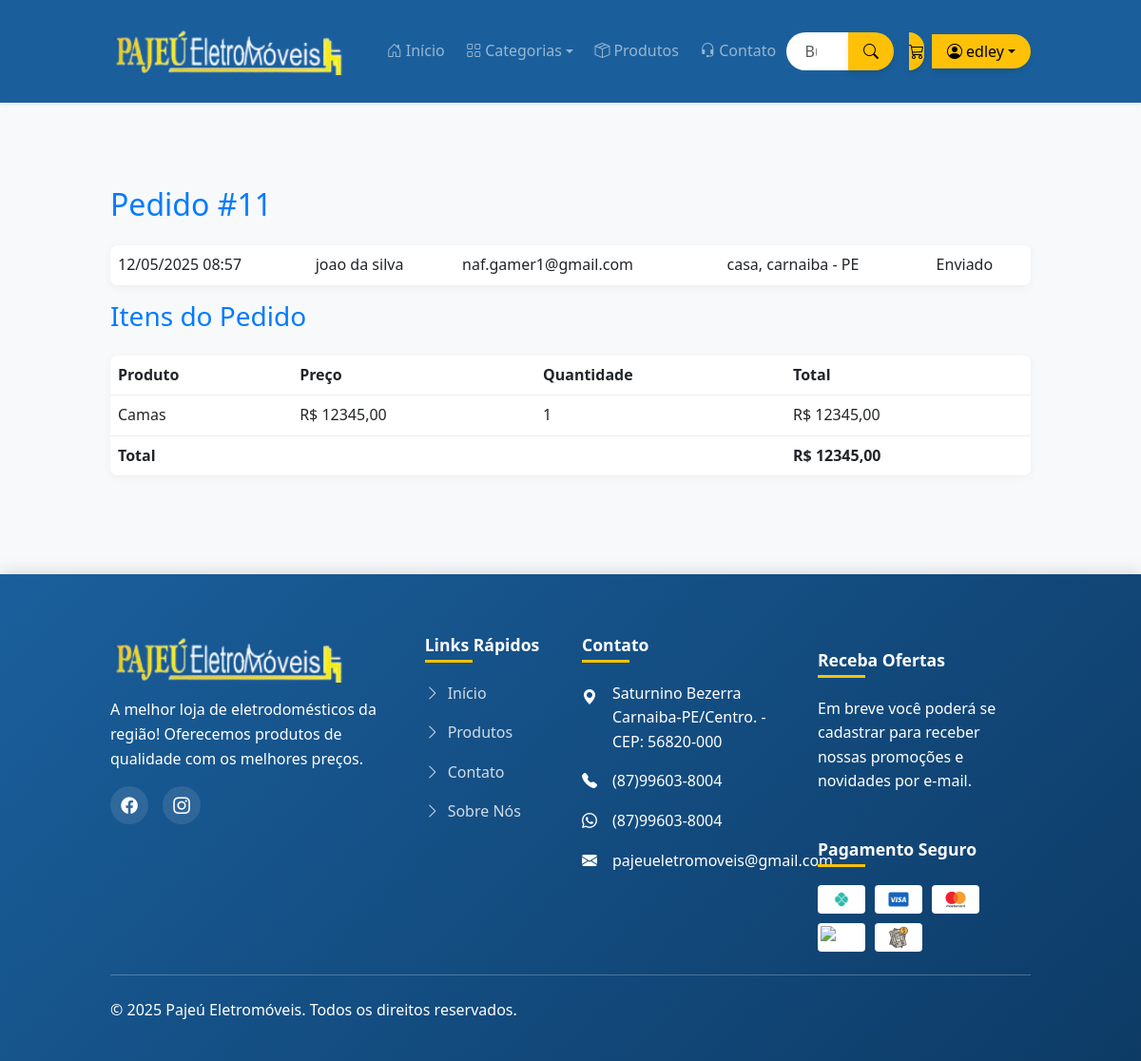
The app's page /pedidos/admin/pedido/11/ (signed in) with its own data.
### pedidos/models.py (models this page shows, shortened)
class Pedido(models.Model):
    STATUS_CHOICES = [
        ('pendente', 'Pendente'),
        ('pago', 'Pago'),
        ('enviado', 'Enviado'),
        ('entregue', 'Entregue'),
        ('cancelado', 'Cancelado'),
    ]
    METODO_PAGAMENTO_CHOICES = [
        ('pix', 'PIX'),
        ('cartao', 'Cartão de Crédito'),
        ('boleto', 'Boleto'),
    ]
    TIPO_ENTREGA_CHOICES = [
        ('retirada', 'Retirar na Loja'),
        ('envio', 'Envio para Endereço'),
    ]
    user = models.ForeignKey(User, on_delete=models.SET_NULL, null=True, blank=True)
    primeiro_nome = models.CharField(max_length=50)
    sobrenome = models.CharField(max_length=50)
    email = models.EmailField()
    endereco = models.CharField(max_length=250)
    complemento = models.CharField(max_length=100, blank=True)
    cep = models.CharField(max_length=10)
    cidade = models.CharField(max_length=100)
    estado = models.CharField(max_length=2)
    telefone = models.CharField(max_length=20)
    criado_em = models.DateTimeField(auto_now_add=True)
    atualizado_em = models.DateTimeField(auto_now=True)
    pago = models.BooleanField(default=False)
    metodo_pagamento = models.CharField(max_length=10, choices=METODO_PAGAMENTO_CHOICES, default='pix')
    status = models.CharField(max_length=10, choices=STATUS_CHOICES, default='pendente')
    tipo_entrega = models.CharField(max_length=10, choices=TIPO_ENTREGA_CHOICES, default='envio')
    class Meta:
        ordering = ('-criado_em',)
        verbose_name = 'Pedido'
        verbose_name_plural = 'Pedidos'
    def get_total(self):
        return sum(item.get_custo() for item in self.itens.all())

class ItemPedido(models.Model):
    pedido = models.ForeignKey(Pedido, related_name='itens', on_delete=models.CASCADE)
    produto = models.ForeignKey(Produto, related_name='itens_pedido', on_delete=models.CASCADE)
    preco = models.DecimalField(max_digits=10, decimal_places=2)
    quantidade = models.PositiveIntegerField(default=1)
    def get_custo(self):
        return self.preco * self.quantidade

### produtos/models.py (models this page shows, shortened)
class Produto(models.Model):
    DESTAQUE_CHOICES = [
        ('N', 'Normal'),
        ('D', 'Destaque'),
        ('L', 'Lançamento'),
    ]
    categoria = models.ForeignKey(Categoria, related_name='produtos', on_delete=models.CASCADE)
    nome = models.CharField(max_length=150, db_index=True)
    slug = models.SlugField(max_length=150, db_index=True)
    imagem = models.ImageField(upload_to='produtos/', blank=True)
    descricao = models.CharField(max_length=255, blank=True)
    descricao_completa = models.TextField('Descrição Completa', blank=True)
    preco = models.DecimalField(max_digits=10, decimal_places=2)
    disponivel = models.BooleanField(default=True)
    destaque = models.CharField(max_length=1, choices=DESTAQUE_CHOICES, default='N')
    criado_em = models.DateTimeField(auto_now_add=True)
    atualizado_em = models.DateTimeField(auto_now=True)
    class Meta:
        ordering = ('nome',)
        indexes = [
            models.Index(fields=['id', 'slug']),
        ]
        verbose_name = 'produto'
        verbose_name_plural = 'produtos'

### pedidos/views.py (the view)
# urls.py: path('admin/pedido/<int:pedido_id>/', views.admin_pedido_detalhe, name='admin_pedido_detalhe'),
@user_passes_test(lambda u: u.is_staff)
def admin_pedido_detalhe(request, pedido_id):
    pedido = get_object_or_404(Pedido, id=pedido_id)
    return render(request, 'pedidos/admin/detalhe.html', {'pedido': pedido})

### core/context_processors.py (called while the page is built)
def site_logo(request):
    config = SiteConfig.objects.first()
    return {
        'site_logo': config.logo.url if config and config.logo else None
    }

### produtos/context_processors.py (called while the page is built)
def categorias_disponiveis(request):
    return {
        'categorias_menu': Categoria.objects.all()
    }

### produtos/models.py (called while the page is built)
    def get_absolute_url(self):
        return reverse('produtos:lista_produtos_por_categoria', args=[self.slug])

### templates/pedidos/admin/detalhe.html (shortened to what this page needs)
{% extends 'base.html' %}
{% block conteudo %}
<div class="container my-5">
    <div class="row">
        <div class="col-md-12">
            <h2>Pedido #{{ pedido.id }}</h2>
            <table class="table">
                <tr>
                    <td data-label="Data">{{ pedido.criado_em|date:"d/m/Y H:i" }}</td>
                    <td data-label="Cliente">{{ pedido.primeiro_nome }} {{ pedido.sobrenome }}</td>
                    <td data-label="E-mail">{{ pedido.email }}</td>
                    <td data-label="Endereço">{{ pedido.endereco }}, {{ pedido.cidade }} - {{ pedido.estado }}</td>
                    <td data-label="Status">{{ pedido.get_status_display }}</td>
                </tr>
            </table>
            <h3>Itens do Pedido</h3>
            <table class="table">
                <thead>
                    <tr>
                        <th>Produto</th>
                        <th>Preço</th>
                        <th>Quantidade</th>
                        <th>Total</th>
                    </tr>
                </thead>
                <tbody>
                    {% for item in pedido.itens.all %}
                    <tr>
                        <td data-label="Produto">{{ item.produto.nome }}</td>
                        <td data-label="Preço">R$ {{ item.preco }}</td>
                        <td data-label="Quantidade">{{ item.quantidade }}</td>
                        <td data-label="Subtotal">R$ {{ item.get_custo }}</td>
                    </tr>
                    {% endfor %}
                    <tr>
                        <td colspan="3" data-label="Total"><strong>Total</strong></td>
                        <td><strong>R$ {{ pedido.get_total }}</strong></td>
                    </tr>
                </tbody>
            </table>
        </div>
    </div>
</div>
{% endblock %}

### templates/includes/navbar.html (shortened to what this page needs)
<nav class="navbar navbar-expand-lg navbar-dark bg-azul shadow-sm">
    <div class="container">
        <a class="navbar-brand" href="{% url 'core:inicio' %}">
            {% load static %}
            {% if site_logo %}
                <img src="{{ site_logo }}" alt="Logo" class="navbar-logo">
            {% else %}
                <img src="{% static 'img/logo-padrao.png' %}" alt="Logo Padrão" class="navbar-logo">
            {% endif %}
        </a>
        <div class="collapse navbar-collapse" id="navbarNav">
            <ul class="navbar-nav me-auto">
                <li class="nav-item">
                    <a class="nav-link {% if request.path == '/' %}active{% endif %}" href="{% url 'core:inicio' %}">
                        <i class="bi bi-house-door me-1"></i> Início
                    </a>
                </li>
                <li class="nav-item dropdown">
                    <a class="nav-link dropdown-toggle {% if 'categoria' in request.path %}active{% endif %}" href="#" id="categoriasDropdown" role="button" data-bs-toggle="dropdown" aria-expanded="false">
                        <i class="bi bi-grid me-1"></i> Categorias
                    </a>
                </li>
                <li class="nav-item">
                    <a class="nav-link {% if 'todos-produtos' in request.path %}active{% endif %}" href="{% url 'core:todos_produtos' %}">
                        <i class="bi bi-box-seam me-1"></i> Produtos
                    </a>
                </li>
                <li class="nav-item">
                    <a class="nav-link {% if 'contato' in request.path %}active{% endif %}" href="{% url 'core:contato' %}">
                        <i class="bi bi-headset me-1"></i> Contato
                    </a>
                </li>
            </ul>
            <div class="d-flex align-items-center">
                <form class="d-flex me-3 search-form" action="{% url 'produtos:busca' %}" method="get">
                    <div class="input-group">
                        <input class="form-control search-input" type="search" name="q" placeholder="Buscar produtos..." aria-label="Buscar">
                        <button class="btn btn-amarelo search-btn" type="submit">
                            <i class="bi bi-search"></i>
                        </button>
                    </div>
                </form>
                <a href="{% url 'carrinho:detalhe_carrinho' %}" class="btn btn-amarelo btn-icon position-relative me-2">
                    <i class="bi bi-cart3"></i>
                </a>
                {% if user.is_authenticated %}
                    <div class="dropdown">
                        <button class="btn btn-amarelo dropdown-toggle user-dropdown" type="button" id="dropdownMenuButton" data-bs-toggle="dropdown" aria-expanded="false">
                            <i class="bi bi-person-circle me-1"></i>
                            <span class="d-none d-lg-inline">{{ user.first_name|default:user.username }}</span>
                        </button>
                    </div>
                {% else %}
                    <a href="{% url 'core:login' %}" class="btn btn-amarelo">
                        <i class="bi bi-person me-1"></i>
                        <span class="d-none d-lg-inline">Entrar</span>
                    </a>
                {% endif %}
            </div>
        </div>
    </div>
</nav>

### templates/base.html (style rules this page uses)
:root { --azul-primario: #1a5f9c; --azul-secundario: #0d3b66; --amarelo-primario: #ffc107; --amarelo-secundario: #ffab00; --branco: #ffffff; --cinza-claro: #f8f9fa; --cinza-escuro: #343a40; --sombra: 0 4px 6px rgba(0, 0, 0, 0.1); --transicao: all 0.3s ease; }
body { font-family: 'Poppins', sans-serif; background-color: var(--cinza-claro); color: var(--cinza-escuro); line-height: 1.6; }
.bg-azul { background-color: var(--azul-primario); }
.btn-amarelo { background-color: var(--amarelo-primario); color: black; border: none; padding: 10px 20px; border-radius: 30px; font-weight: 500; transition: var(--transicao); box-shadow: var(--sombra); }
.navbar { box-shadow: var(--sombra); padding: 15px 0; }
.navbar-brand img { height: 50px; transition: var(--transicao); }
.nav-link { font-weight: 500; padding: 8px 15px; border-radius: 20px; transition: var(--transicao); margin: 0 5px; }

### templates/pedidos/admin/detalhe.html (style rules this page uses)
:root { --azul: #007bff; --cinza-claro: #f8f9fa; --branco: #fff; --preto: #222; --fonte-principal: 'Segoe UI', Tahoma, Geneva, Verdana, sans-serif; --espacamento: 1rem; }
body { font-family: var(--fonte-principal); background-color: var(--cinza-claro); color: var(--preto); margin: 0; padding: 0; }
.container { max-width: 1000px; margin: auto; padding: var(--espacamento); }
h2, h3 { color: var(--azul); margin-bottom: 1.5rem; }
table { width: 100%; border-collapse: collapse; background-color: var(--branco); border-radius: 8px; overflow: hidden; box-shadow: 0 2px 10px rgba(0, 0, 0, 0.05); margin-bottom: 2rem; }
th, td { padding: 1rem; text-align: left; vertical-align: top; border-bottom: 1px solid #eee; }
th { background-color: var(--cinza-claro); font-weight: 600; color: var(--preto); }
tr:last-child td { border-bottom: none; }

### templates/includes/navbar.html (style rules this page uses)
.navbar { padding: 0.5rem 0; transition: all 0.3s ease; }
.navbar-logo { height: 50px; transition: transform 0.3s ease; }
.nav-link { font-weight: 500; padding: 0.5rem 1rem; border-radius: 50px; margin: 0 0.2rem; transition: all 0.3s ease; display: flex; align-items: center; }
.search-form { position: relative; }
.search-input { border-radius: 50px; padding: 0.5rem 1.2rem; border: none; min-width: 200px; transition: all 0.3s ease; }
.search-btn { border-radius: 50px; margin-left: -40px; padding: 0.5rem 1rem; z-index: 2; }
.btn-icon { width: 40px; height: 40px; display: inline-flex; align-items: center; justify-content: center; padding: 0; border-radius: 50%; }
.user-dropdown { display: flex; align-items: center; padding: 0.4rem 1rem; border-radius: 50px; }

### records on screen
Pedido: id "11", criado_em "12/05/2025 08:57", primeiro_nome "joao", sobrenome "da silva", email "naf.gamer1@gmail.com", endereco "casa", cidade "carnaiba", estado "PE", status "Enviado", get_total "12345,00"
ItemPedido: produto.nome "Camas", preco "12345,00", quantidade "1", get_custo "12345,00"

### other values on screen
{{ user.first_name|default:user.username }} "edley"
